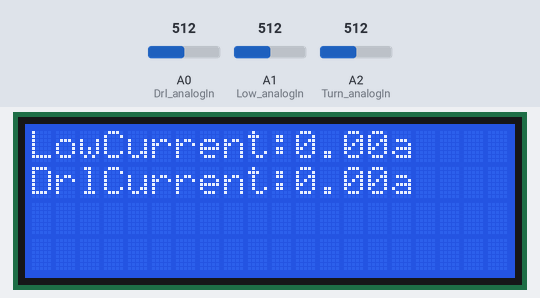
Bench run of a sketch on a simulated Arduino Uno, built with avr-gcc and run on an emulated ATmega328P. Shown: 20×4 character LCD. The test bench sets the inputs (shaded band); at power-on: A0 (Drl_analogIn) = 512, A1 (Low_analogIn) = 512, A2 (Turn_analogIn) = 512. What the sketch prints to the serial monitor is not drawn.

Above: at 5.3 s.
5.4 s: A0 (Drl_analogIn) set to 716
At 7.5 s:
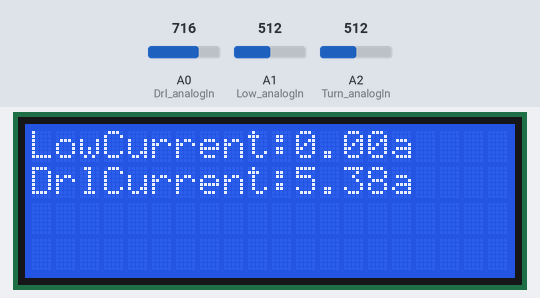
7.8 s: A1 (Low_analogIn) set to 716
At 9.5 s:
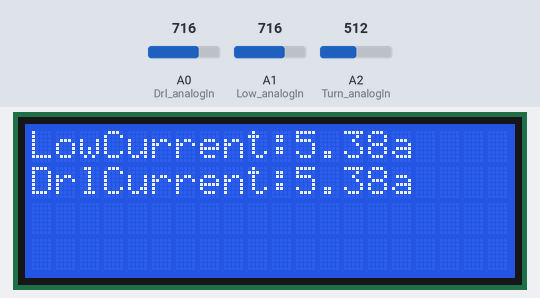
9.8 s: A0 (Drl_analogIn) set to 900
At 11.6 s:
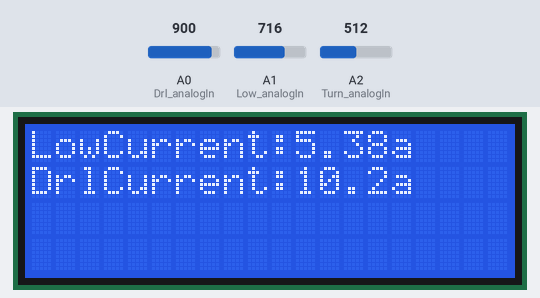
11.9 s: A1 (Low_analogIn) set to 900
At 13.7 s:
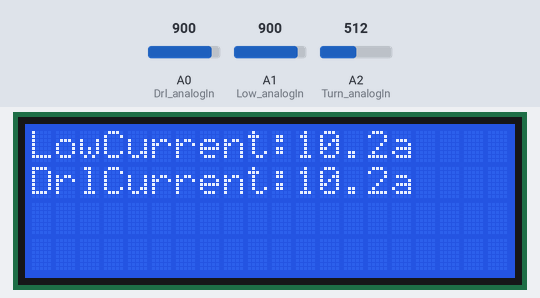
14.0 s: A0 (Drl_analogIn) set to 1023
At 14.9 s:
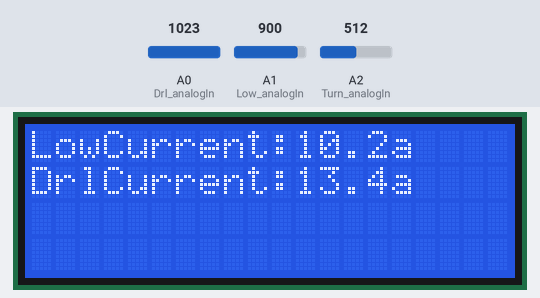
16.1 s: A1 (Low_analogIn) set to 1023
At 17.2 s:
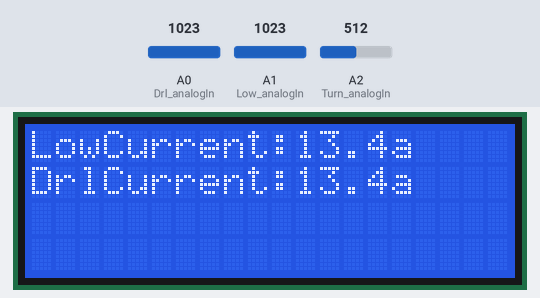
Timing chart, 0 to 19.1 s (numbered marks = the images above; inputs shaded):
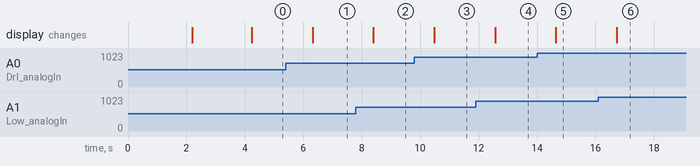

Measured:
- after the input at 5.4 s, the display: changes after 0.92 s (image 1)
- after the input at 7.8 s, the display: changes after 0.60 s (image 2)
- after the input at 9.8 s, the display: changes after 0.68 s (image 3)
- after the input at 11.9 s, the display: changes after 0.66 s (image 4)
- after the input at 14.0 s, the display: changes after 0.65 s (image 5)
- after the input at 16.1 s, the display: changes after 0.63 s (image 6)

The sketch:

Current_Read.ino
```cpp
#include <Wire.h>
#include <LiquidCrystal_I2C.h>

// Set the LCD address to 0x27 for a 16 chars and 2 line display
LiquidCrystal_I2C lcd(0x27, 16, 2);

//Measuring Current Using ACS712

const int Low_analogIn = 1; //Connect current sensor with A1 of Arduino
const int Drl_analogIn = 0; //Connect current sensor with A0 of Arduino
const int Turn_analogIn = 2; //Connect current sensor with A2 of Arduino
const int High_analogIn = 4; //Connect current sensor with A2 of Arduino
const int Sublow_analogIn = 5; //Connect current sensor with A2 of Arduino

int mVperAmp = 185; // use 100 for 20A Module and 66 for 30A Module
int ACSoffset = 2500;

/*Low Beam Sensor Values*/
int LowRawValue= 0;
double LowVoltage = 0; //voltage measuring
double LowAmps = 0;// Current measuring

/*Drl Sensor Values*/
int DrlRawValue= 0;
double DrlVoltage = 0; //voltage measuring
double DrlAmps = 0;// Current measuring

/*Turn Sensor Values*/
int TurnRawValue= 0;
double TurnVoltage = 0; //voltage measuring
double TurnAmps = 0;// Current measuring

void setup() {
  // initialize the LCD
  lcd.init();

  // Turn on the blacklight and print a message.
  lcd.backlight();

  //baud rate
  Serial.begin(115200);//baud rate at which arduino communicates with Laptop/PC
  // set up the LCD's number of columns and rows:

  lcd.begin(20, 4);  //LCD order
  // Print a message to the LCD.

  /*Starter Code */
  lcd.setCursor(1,1);//Setting cursor on LCD
  lcd.print("Project JX1");//Prints on the LCD
  lcd.setCursor(4,2);
  lcd.print("Current Read");
  delay(2000);//time delay for 2 sec
  lcd.clear();//clearing the LCD display
  lcd.display();//Turning on the display again
  lcd.setCursor(1,0);//setting LCD cursor
  lcd.print("Reading Values from");//prints on LCD
  lcd.setCursor(1,1);
  lcd.print("DC Current Sensor");
  lcd.setCursor(5,2);
  lcd.print("ACS 712");
  delay(2000);//delay for 2 sec
}

void loop() //method to run the source code repeatedly
{
 int current_arr[] = {};

 /*Call Current Read Function To Display values in Serial Monitor and LCD*/
 Current_Read();

}

void Current_Read()
{
  /*Read Low Beam Current*/
  LowRawValue = analogRead(Low_analogIn);//reading the value from the analog pin
  LowVoltage = (LowRawValue / 1024.0) * 5000; // Gets you mV
  LowAmps = ((LowVoltage - ACSoffset) / mVperAmp);

  /*Read Drl Current*/
  DrlRawValue = analogRead(Drl_analogIn);//reading the value from the analog pin
  DrlVoltage = (DrlRawValue / 1024.0) * 5000; // Gets you mV
  DrlAmps = ((DrlVoltage - ACSoffset) / mVperAmp);

  /*Read Turn Current*/
  TurnRawValue = analogRead(Turn_analogIn);//reading the value from the analog pin
  TurnVoltage = (TurnRawValue / 1024.0) * 5000; // Gets you mV
  TurnAmps = ((TurnVoltage - ACSoffset) / mVperAmp);

  /*
  //Prints Digital Value on the serial port
  Serial.print("Low Beam Raw Value = " ); // prints on the serial monitor
  Serial.print(LowRawValue); //prints the results on the serial monitor
  */

  /* LCD Print Functions*/
  lcd.clear();
  lcd.setCursor(0,0);
  lcd.print("LowCurrent:");
  lcd.setCursor(11,0);
  lcd.print(LowAmps);
  lcd.setCursor(15,0);
  lcd.print("a");

  /* LCD Print Functions*/
  lcd.setCursor(0,1);
  lcd.print("DrlCurrent:");
  lcd.setCursor(11,1);
  lcd.print(DrlAmps);
  lcd.setCursor(15,1);
  lcd.print("a");

  /*
   lcd.clear();//clears the display of LCD
   delay(1000);//delay of 1 sec
   lcd.display();
   lcd.setCursor(1,0);
   lcd.print("Raw Value = ");
   lcd.setCursor(13,0);
   lcd.print(RawValue);
   */

   /*Display Drl Current Values in Serial Monitor*/
   //Serial.print("DrlAmps = "); // shows the Current measured
   Serial.print(DrlAmps,3); // the '3' after Current allows you to display 3 digits after decimal point
   Serial.print(' ');

   /*
   lcd.setCursor(1,1);
   lcd.print("Voltage = ");
   lcd.setCursor(11,1);
   lcd.print(Voltage,3);
   lcd.setCursor(17,1);
   lcd.print("mV");//Unit for the voltages to be measured
   */

   /*Display Low Current Values in Serial Monitor*/
   //Serial.print("LowAmps = "); // shows the Current measured
   Serial.println(LowAmps,3);// the '3' after Current allows you to display 3 digits after decimal point

   /*
   lcd.setCursor(1,2);
   lcd.print("Current = ");
   lcd.setCursor(11,2);
   lcd.print(Amps,3);
   lcd.setCursor(16,2);
   lcd.print("A"); //unit for the current to be measured
   */

   /*Display Turn Current Values in Serial Monitor*/
   //Serial.print("TurnAmps = "); // shows the Current measured
   Serial.println(TurnAmps,3);// the '3' after Current allows you to display 3 digits after decimal point

   delay(1000); //Read Every 1S
}
```
